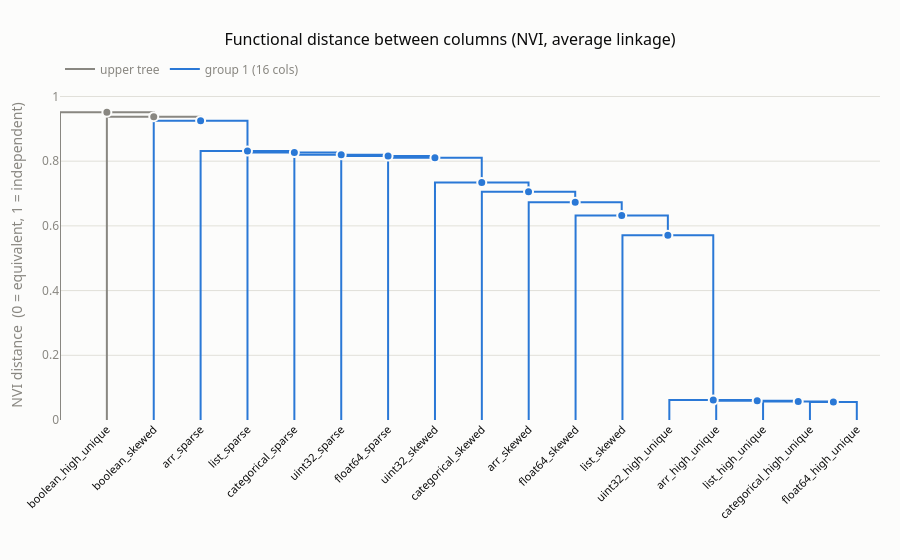

Notebook code cell kept with this figure:
### Code cell
# --- interactive dendrogram (plotly) ----------------------------------------
import plotly.graph_objects as go

INK, MUTED, GRID, SURFACE = "#0b0b0b", "#898781", "#e1e0d9", "#fcfcfb"
PAL = ["#2a78d6", "#1baf7a", "#eda100", "#008300"]  # categorical slots 1-4 (validated)

dn = dendrogram(Z, labels=labels, no_plot=True)
leaf_x = {lbl: 5.0 + 10.0 * i for i, lbl in enumerate(dn["ivl"])}

# Map each plotted link back to its cluster id: scipy plots children before
# parents, so every link endpoint is either a leaf or an already-seen apex.
apex = {(round(x, 4), 0.0): idx[lbl] for lbl, x in leaf_x.items()}
merge_of = {frozenset((int(l), int(r))): n + k for k, (l, r, *_) in enumerate(Z)}
links = []  # (cluster_id, xs, ys)
for xs, ys in zip(dn["icoord"], dn["dcoord"]):
    c1 = apex[(round(xs[0], 4), round(ys[0], 9))]
    c2 = apex[(round(xs[3], 4), round(ys[3], 9))]
    cid = merge_of[frozenset((c1, c2))]
    apex[(round((xs[1] + xs[2]) / 2, 4), round(ys[1], 9))] = cid
    links.append((cid, xs, ys))

group_of = {}  # cluster id -> level-2 group index (top links stay unassigned)
for gi, g in enumerate(level2):
    for c in subtree_ids(g):
        group_of[c] = gi

fig = go.Figure()

# one polyline trace per colour (None-separated segments)
for gi, colour in [(None, MUTED)] + [(gi, PAL[gi % 4]) for gi in range(len(level2))]:
    xs_all, ys_all = [], []
    for cid, xs, ys in links:
        if group_of.get(cid) == gi:
            xs_all += list(xs) + [None]
            ys_all += list(ys) + [None]
    if not xs_all:
        continue
    name = "upper tree" if gi is None else f"group {gi + 1} ({len(members[level2[gi]])} cols)"
    fig.add_trace(go.Scatter(x=xs_all, y=ys_all, mode="lines", name=name,
                             line=dict(color=colour, width=2), hoverinfo="skip"))

# junction dots carry the hover: merge height + every column under the branch
fig.add_trace(go.Scatter(
    x=[(xs[1] + xs[2]) / 2 for _, xs, _ in links],
    y=[ys[1] for _, _, ys in links],
    mode="markers", showlegend=False,
    marker=dict(size=9, color=[PAL[group_of[cid] % 4] if cid in group_of else MUTED
                               for cid, _, _ in links],
                line=dict(color=SURFACE, width=2)),
    customdata=[f"{len(members[cid])} columns:<br>" + "<br>".join(sorted(members[cid]))
                for cid, _, _ in links],
    hovertemplate="merge NVI = %{y:.3f}<br>%{customdata}<extra></extra>",
))

fig.update_layout(
    title=dict(text="Functional distance between columns (NVI, average linkage)",
               font=dict(color=INK, size=16)),
    template="none", paper_bgcolor=SURFACE, plot_bgcolor=SURFACE,
    font=dict(family='system-ui, "Segoe UI", sans-serif', color=MUTED, size=12),
    xaxis=dict(tickvals=[leaf_x[l] for l in dn["ivl"]], ticktext=dn["ivl"],
               tickangle=-45, showgrid=False, zeroline=False,
               tickfont=dict(color=INK, size=11)),
    yaxis=dict(title="NVI distance  (0 = equivalent, 1 = independent)",
               gridcolor=GRID, zeroline=False, range=[0, 1.02]),
    legend=dict(orientation="h", yanchor="bottom", y=1.02, x=0),
    height=560, margin=dict(l=60, r=20, t=90, b=140), hoverlabel=dict(align="left"),
)
fig.show()

### Figure 1 — Plotly figure (JSON) as saved in the notebook; plotly's stock layout.template omitted (floating-point values rounded to 4 significant figures)
{"data": [{"hoverinfo": "skip", "line": {"color": "#898781", "width": 2}, "mode": "lines", "name": "upper tree", "type": "scatter", "x": [15, 15, 35.0, 35.0, null, 5, 5, 25.0, 25.0, null], "y": [0, 0.9377, 0.9377, 0.9252, null, 0, 0.9516, 0.9516, 0.9377, null]}, {"hoverinfo": "skip", "line": {"color": "#2a78d6", "width": 2}, "mode": "lines", "name": "group 1 (16 cols)", "type": "scatter", "x": [165, 165, 175, 175, null, 155, 155, 170, 170, null, 145, 145, 162.5, 162.5, null, 135, 135, 153.8, 153.8, null, 125, 125, 144.4, 144.4, null, 115, 115, 134.7, 134.7, null, 105, 105, 124.8, 124.8, null, 95, 95, 114.9, 114.9, null, 85, 85, 105.0, 105.0, null, 75, 75, 94.98, 94.98, null, 65, 65, 84.99, 84.99, null, 55, 55, 75.0, 75.0, null, 45, 45, 65.0, 65.0, null, 35, 35, 55.0, 55.0, null, 25, 25, 45.0, 45.0, null], "y": [0, 0.0558, 0.0558, 0, null, 0, 0.0574, 0.0574, 0.0558, null, 0, 0.0596, 0.0596, 0.0574, null, 0, 0.06164, 0.06164, 0.0596, null, 0, 0.5709, 0.5709, 0.06164, null, 0, 0.6317, 0.6317, 0.5709, null, 0, 0.6734, 0.6734, 0.6317, null, 0, 0.7052, 0.7052, 0.6734, null, 0, 0.7339, 0.7339, 0.7052, null, 0, 0.8108, 0.8108, 0.7339, null, 0, 0.8157, 0.8157, 0.8108, null, 0, 0.8197, 0.8197, 0.8157, null, 0, 0.8266, 0.8266, 0.8197, null, 0, 0.8311, 0.8311, 0.8266, null, 0, 0.9252, 0.9252, 0.8311, null]}, {"customdata": ["2 columns:<br>categorical_high_unique<br>float64_high_unique", "3 columns:<br>categorical_high_unique<br>float64_high_unique<br>list_high_unique", "4 columns:<br>arr_high_unique<br>categorical_high_unique<br>float64_high_unique<br>list_high_unique", "5 columns:<br>arr_high_unique<br>categorical_high_unique<br>float64_high_unique<br>list_high_unique<br>uint32_high_unique", "6 columns:<br>arr_high_unique<br>categorical_high_unique<br>float64_high_unique<br>list_high_unique<br>list_skewed<br>uint32_high_unique", "7 columns:<br>arr_high_unique<br>categorical_high_unique<br>float64_high_unique<br>float64_skewed<br>list_high_unique<br>list_skewed<br>uint32_high_unique", "8 columns:<br>arr_high_unique<br>arr_skewed<br>categorical_high_unique<br>float64_high_unique<br>float64_skewed<br>list_high_unique<br>list_skewed<br>uint32_high_unique", "9 columns:<br>arr_high_unique<br>arr_skewed<br>categorical_high_unique<br>categorical_skewed<br>float64_high_unique<br>float64_skewed<br>list_high_unique<br>list_skewed<br>uint32_high_unique", "10 columns:<br>arr_high_unique<br>arr_skewed<br>categorical_high_unique<br>categorical_skewed<br>float64_high_unique<br>float64_skewed<br>list_high_unique<br>list_skewed<br>uint32_high_unique<br>uint32_skewed", "11 columns:<br>arr_high_unique<br>arr_skewed<br>categorical_high_unique<br>categorical_skewed<br>float64_high_unique<br>float64_skewed<br>float64_sparse<br>list_high_unique<br>list_skewed<br>uint32_high_unique<br>uint32_skewed", "12 columns:<br>arr_high_unique<br>arr_skewed<br>categorical_high_unique<br>categorical_skewed<br>float64_high_unique<br>float64_skewed<br>float64_sparse<br>list_high_unique<br>list_skewed<br>uint32_high_unique<br>uint32_skewed<br>uint32_sparse", "13 columns:<br>arr_high_unique<br>arr_skewed<br>categorical_high_unique<br>categorical_skewed<br>categorical_sparse<br>float64_high_unique<br>float64_skewed<br>float64_sparse<br>list_high_unique<br>list_skewed<br>uint32_high_unique<br>uint32_skewed<br>uint32_sparse", "14 columns:<br>arr_high_unique<br>arr_skewed<br>categorical_high_unique<br>categorical_skewed<br>categorical_sparse<br>float64_high_unique<br>float64_skewed<br>float64_sparse<br>list_high_unique<br>list_skewed<br>list_sparse<br>uint32_high_unique<br>uint32_skewed<br>uint32_sparse", "15 columns:<br>arr_high_unique<br>arr_skewed<br>arr_sparse<br>categorical_high_unique<br>categorical_skewed<br>categorical_sparse<br>float64_high_unique<br>float64_skewed<br>float64_sparse<br>list_high_unique<br>list_skewed<br>list_sparse<br>uint32_high_unique<br>uint32_skewed<br>uint32_sparse", "16 columns:<br>arr_high_unique<br>arr_skewed<br>arr_sparse<br>boolean_skewed<br>categorical_high_unique<br>categorical_skewed<br>categorical_sparse<br>float64_high_unique<br>float64_skewed<br>float64_sparse<br>list_high_unique<br>list_skewed<br>list_sparse<br>uint32_high_unique<br>uint32_skewed<br>uint32_sparse", "17 columns:<br>arr_high_unique<br>arr_skewed<br>arr_sparse<br>boolean_high_unique<br>boolean_skewed<br>categorical_high_unique<br>categorical_skewed<br>categorical_sparse<br>float64_high_unique<br>float64_skewed<br>float64_sparse<br>list_high_unique<br>list_skewed<br>list_sparse<br>uint32_high_unique<br>uint32_skewed<br>uint32_sparse", "18 columns:<br>arr_high_unique<br>arr_skewed<br>arr_sparse<br>boolean_high_unique<br>boolean_skewed<br>boolean_sparse<br>categorical_high_unique<br>categorical_skewed<br>categorical_sparse<br>float64_high_unique<br>float64_skewed<br>float64_sparse<br>list_high_unique<br>list_skewed<br>list_sparse<br>uint32_high_unique<br>uint32_skewed<br>uint32_sparse"], "hovertemplate": "merge NVI = %{y:.3f}<br>%{customdata}<extra></extra>", "marker": {"color": ["#2a78d6", "#2a78d6", "#2a78d6", "#2a78d6", "#2a78d6", "#2a78d6", "#2a78d6", "#2a78d6", "#2a78d6", "#2a78d6", "#2a78d6", "#2a78d6", "#2a78d6", "#2a78d6", "#2a78d6", "#898781", "#898781"], "line": {"color": "#fcfcfb", "width": 2}, "size": 9}, "mode": "markers", "showlegend": false, "type": "scatter", "x": [170, 162.5, 153.8, 144.4, 134.7, 124.8, 114.9, 105.0, 94.98, 84.99, 75.0, 65.0, 55.0, 45.0, 35.0, 25.0, 15.0], "y": [0.0558, 0.0574, 0.0596, 0.06164, 0.5709, 0.6317, 0.6734, 0.7052, 0.7339, 0.8108, 0.8157, 0.8197, 0.8266, 0.8311, 0.9252, 0.9377, 0.9516]}], "layout": {"font": {"color": "#898781", "family": "system-ui, \"Segoe UI\", sans-serif", "size": 12}, "height": 560, "hoverlabel": {"align": "left"}, "legend": {"orientation": "h", "x": 0, "y": 1.02, "yanchor": "bottom"}, "margin": {"b": 140, "l": 60, "r": 20, "t": 90}, "paper_bgcolor": "#fcfcfb", "plot_bgcolor": "#fcfcfb", "title": {"font": {"color": "#0b0b0b", "size": 16}, "text": "Functional distance between columns (NVI, average linkage)"}, "xaxis": {"showgrid": false, "tickangle": -45, "tickfont": {"color": "#0b0b0b", "size": 11}, "ticktext": ["boolean_sparse", "boolean_high_unique", "boolean_skewed", "arr_sparse", "list_sparse", "categorical_sparse", "uint32_sparse", "float64_sparse", "uint32_skewed", "categorical_skewed", "arr_skewed", "float64_skewed", "list_skewed", "uint32_high_unique", "arr_high_unique", "list_high_unique", "categorical_high_unique", "float64_high_unique"], "tickvals": [5, 15, 25, 35, 45, 55, 65, 75, 85, 95, 105, 115, 125, 135, 145, 155, 165, 175], "zeroline": false}, "yaxis": {"gridcolor": "#e1e0d9", "range": [0, 1.02], "title": {"text": "NVI distance  (0 = equivalent, 1 = independent)"}, "zeroline": false}}}
